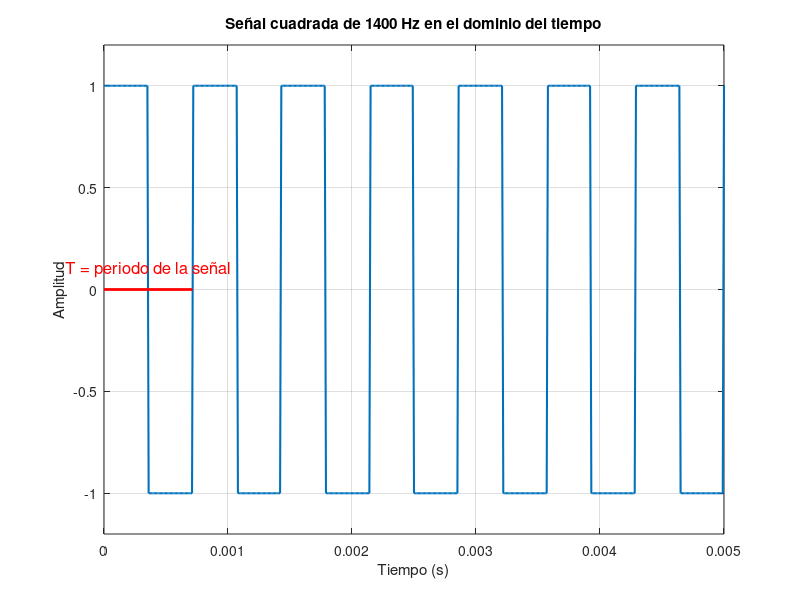
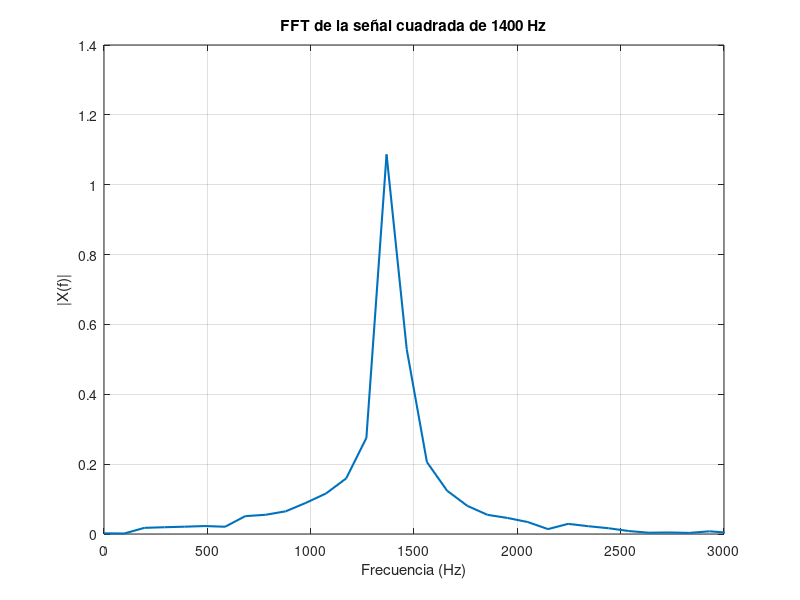

Source code (MATLAB) for these figures, in order:
% -------- Parámetros --------
Fs = 100000;          % Frecuencia de muestreo (Hz)
f0 = 1400;            % Frecuencia de la señal cuadrada (Hz)

L = 1000;             % Número de muestras
T = 1/f0;
t = (0:L-1)/Fs;       % Vector de tiempo
x = square(2*pi*f0*t); % Señal cuadrada

% -------- FFT --------
NFFT = 1024;
Y = fft(x, NFFT);

P2 = abs(Y)/L;
P1 = P2(1:NFFT/2+1);
P1(2:end-1) = 2*P1(2:end-1);

f = Fs*(0:(NFFT/2))/NFFT;

% -------- Gráficas --------
% Dominio del tiempo
figure;
plot(t, x, 'LineWidth', 1.5)
xlim([0 0.005])
ylim([-1.2 1.2])
xlabel('Tiempo (s)')
ylabel('Amplitud')
title('Señal cuadrada de 1400 Hz en el dominio del tiempo')
grid on
line([0 T], [0 0], 'Color', 'r', 'LineWidth', 2)
text(T/2, 0.1, 'T = periodo de la señal', 'Color', 'r', 'FontSize', 12, 'HorizontalAlignment', 'center')

% Dominio de la frecuencia
figure;
plot(f, P1, 'LineWidth', 1.5)
xlim([0 3000])
xlabel('Frecuencia (Hz)')
ylabel('|X(f)|')
title('FFT de la señal cuadrada de 1400 Hz')
grid on
